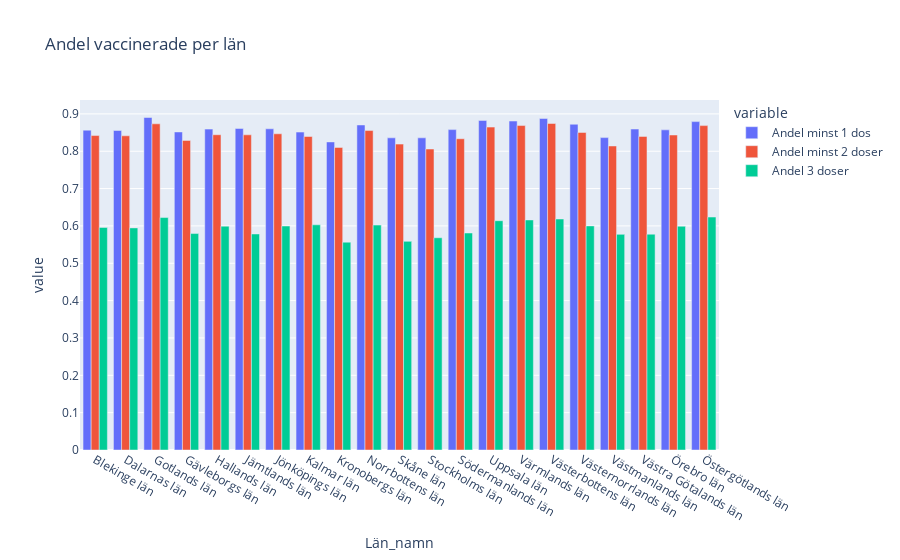

Notebook code for this chart:
### Code cell
px.bar(
    df_per_lan_1_2_3,
    x="Län_namn",
    y=["Andel minst 1 dos", "Andel minst 2 doser", "Andel 3 doser"],
    barmode="group",
    title="Andel vaccinerade per län",
)

### Figure 1 — Plotly figure (JSON) as saved in the notebook; plotly's stock layout.template omitted (floating-point values rounded to 4 significant figures)
{"data": [{"alignmentgroup": "True", "hovertemplate": "variable=Andel minst 1 dos<br>Län_namn=%{x}<br>value=%{y}<extra></extra>", "legendgroup": "Andel minst 1 dos", "marker": {"color": "#636efa", "pattern": {"shape": ""}}, "name": "Andel minst 1 dos", "offsetgroup": "Andel minst 1 dos", "orientation": "v", "showlegend": true, "textposition": "auto", "type": "bar", "x": ["Blekinge län", "Dalarnas län", "Gotlands län", "Gävleborgs län", "Hallands län", "Jämtlands län", "Jönköpings län", "Kalmar län", "Kronobergs län", "Norrbottens län", "Skåne län", "Stockholms län", "Södermanlands län", "Uppsala län", "Värmlands län", "Västerbottens län", "Västernorrlands län", "Västmanlands län", "Västra Götalands län", "Örebro län", "Östergötlands län"], "xaxis": "x", "y": [0.8565, 0.8556, 0.8903, 0.8517, 0.8592, 0.8609, 0.86, 0.8513, 0.825, 0.8703, 0.8359, 0.8359, 0.8579, 0.8824, 0.8808, 0.8878, 0.8723, 0.8365, 0.8594, 0.8572, 0.8793], "yaxis": "y"}, {"alignmentgroup": "True", "hovertemplate": "variable=Andel minst 2 doser<br>Län_namn=%{x}<br>value=%{y}<extra></extra>", "legendgroup": "Andel minst 2 doser", "marker": {"color": "#EF553B", "pattern": {"shape": ""}}, "name": "Andel minst 2 doser", "offsetgroup": "Andel minst 2 doser", "orientation": "v", "showlegend": true, "textposition": "auto", "type": "bar", "x": ["Blekinge län", "Dalarnas län", "Gotlands län", "Gävleborgs län", "Hallands län", "Jämtlands län", "Jönköpings län", "Kalmar län", "Kronobergs län", "Norrbottens län", "Skåne län", "Stockholms län", "Södermanlands län", "Uppsala län", "Värmlands län", "Västerbottens län", "Västernorrlands län", "Västmanlands län", "Västra Götalands län", "Örebro län", "Östergötlands län"], "xaxis": "x", "y": [0.842, 0.8413, 0.8734, 0.8289, 0.8442, 0.844, 0.8467, 0.8395, 0.8102, 0.8554, 0.8191, 0.8059, 0.8334, 0.8646, 0.8688, 0.8743, 0.8503, 0.8141, 0.8397, 0.8434, 0.8686], "yaxis": "y"}, {"alignmentgroup": "True", "hovertemplate": "variable=Andel 3 doser<br>Län_namn=%{x}<br>value=%{y}<extra></extra>", "legendgroup": "Andel 3 doser", "marker": {"color": "#00cc96", "pattern": {"shape": ""}}, "name": "Andel 3 doser", "offsetgroup": "Andel 3 doser", "orientation": "v", "showlegend": true, "textposition": "auto", "type": "bar", "x": ["Blekinge län", "Dalarnas län", "Gotlands län", "Gävleborgs län", "Hallands län", "Jämtlands län", "Jönköpings län", "Kalmar län", "Kronobergs län", "Norrbottens län", "Skåne län", "Stockholms län", "Södermanlands län", "Uppsala län", "Värmlands län", "Västerbottens län", "Västernorrlands län", "Västmanlands län", "Västra Götalands län", "Örebro län", "Östergötlands län"], "xaxis": "x", "y": [0.5959, 0.5948, 0.6225, 0.5796, 0.5994, 0.5785, 0.5998, 0.603, 0.5565, 0.6023, 0.5587, 0.5683, 0.581, 0.614, 0.616, 0.6185, 0.6001, 0.5774, 0.5779, 0.5992, 0.6238], "yaxis": "y"}], "layout": {"barmode": "group", "legend": {"title": {"text": "variable"}, "tracegroupgap": 0}, "title": {"text": "Andel vaccinerade per län"}, "xaxis": {"anchor": "y", "domain": [0, 1], "title": {"text": "Län_namn"}}, "yaxis": {"anchor": "x", "domain": [0, 1], "title": {"text": "value"}}}}
